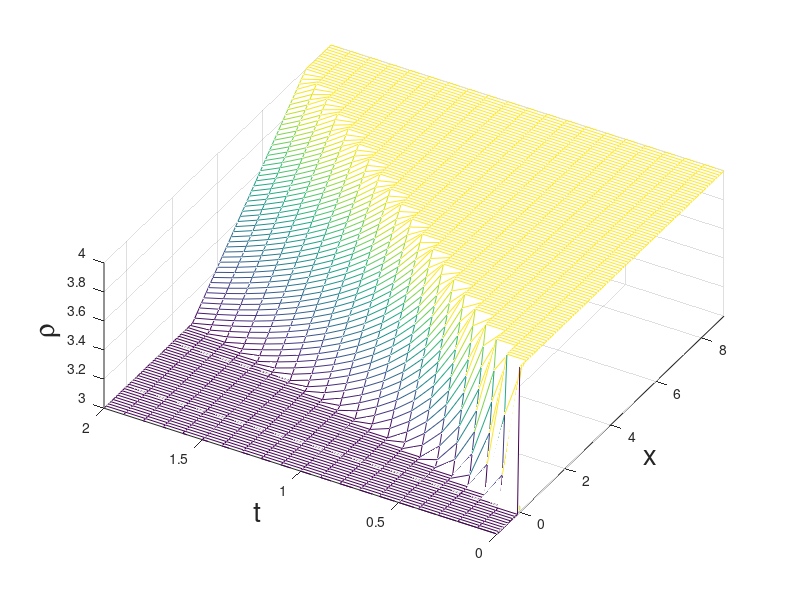

This chart was generated by the following MATLAB code:



x=-1:.1:9;
t=0:0.10:2;
[X,T]=meshgrid(x,t);

U=zeros(21,101);
for t1=1:21
for x1=1:101
  
 
  if x1<=10+1.5*(t1-1)
        U(t1,x1)=3;
        end
   if x1>10+4*(t1-1)
        U(t1,x1)=4;
        end  
  if t1>1 
     if   x1>=10+1.5*(t1-1)
             if x1<=10+4*(t1-1)  
             U(t1,x1)=2.4+0.4*(x1-10)/(t1-1);
              end     
      end
   end
end
end
meshc(x,t,U)
axis([-1 9 0 2 3 4])
view(-60,60)
xlabel('x','fontsize',20)
ylabel('t','fontsize',20)
zlabel('r','fontname','symbol','fontsize',20)
